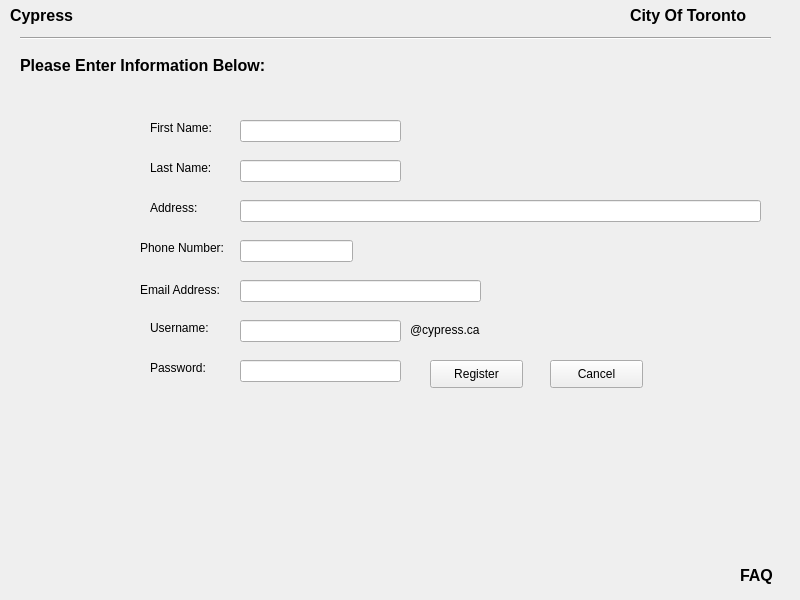
<?xml version="1.0" encoding="UTF-8"?>
<ui version="4.0">
 <class>MainWindow</class>
 <widget class="QMainWindow" name="MainWindow">
  <property name="geometry">
   <rect>
    <x>0</x>
    <y>0</y>
    <width>800</width>
    <height>600</height>
   </rect>
  </property>
  <property name="windowTitle">
   <string>MainWindow</string>
  </property>
  <widget class="QWidget" name="centralwidget">
   <widget class="QLabel" name="label">
    <property name="geometry">
     <rect>
      <x>10</x>
      <y>0</y>
      <width>81</width>
      <height>31</height>
     </rect>
    </property>
    <property name="text">
     <string>&lt;html&gt;&lt;head/&gt;&lt;body&gt;&lt;p&gt;&lt;span style=&quot; font-size:12pt; font-weight:600;&quot;&gt;Cypress&lt;/span&gt;&lt;/p&gt;&lt;/body&gt;&lt;/html&gt;</string>
    </property>
    <property name="scaledContents">
     <bool>true</bool>
    </property>
   </widget>
   <widget class="QLabel" name="label_2">
    <property name="geometry">
     <rect>
      <x>630</x>
      <y>0</y>
      <width>161</width>
      <height>31</height>
     </rect>
    </property>
    <property name="text">
     <string>&lt;html&gt;&lt;head/&gt;&lt;body&gt;&lt;p&gt;&lt;span style=&quot; font-size:12pt; font-weight:600;&quot;&gt;City Of Toronto&lt;/span&gt;&lt;/p&gt;&lt;/body&gt;&lt;/html&gt;</string>
    </property>
    <property name="scaledContents">
     <bool>true</bool>
    </property>
   </widget>
   <widget class="Line" name="line">
    <property name="geometry">
     <rect>
      <x>20</x>
      <y>30</y>
      <width>751</width>
      <height>16</height>
     </rect>
    </property>
    <property name="orientation">
     <enum>Qt::Horizontal</enum>
    </property>
   </widget>
   <widget class="QLabel" name="label_7">
    <property name="geometry">
     <rect>
      <x>740</x>
      <y>560</y>
      <width>41</width>
      <height>31</height>
     </rect>
    </property>
    <property name="text">
     <string>&lt;html&gt;&lt;head/&gt;&lt;body&gt;&lt;p&gt;&lt;span style=&quot; font-size:12pt; font-weight:600;&quot;&gt;FAQ&lt;/span&gt;&lt;/p&gt;&lt;/body&gt;&lt;/html&gt;</string>
    </property>
    <property name="scaledContents">
     <bool>true</bool>
    </property>
   </widget>
   <widget class="QLineEdit" name="lineEdit">
    <property name="geometry">
     <rect>
      <x>240</x>
      <y>160</y>
      <width>161</width>
      <height>22</height>
     </rect>
    </property>
   </widget>
   <widget class="QLineEdit" name="lineEdit_2">
    <property name="geometry">
     <rect>
      <x>240</x>
      <y>200</y>
      <width>521</width>
      <height>22</height>
     </rect>
    </property>
   </widget>
   <widget class="QLineEdit" name="lineEdit_3">
    <property name="geometry">
     <rect>
      <x>240</x>
      <y>240</y>
      <width>113</width>
      <height>22</height>
     </rect>
    </property>
   </widget>
   <widget class="QLineEdit" name="lineEdit_4">
    <property name="geometry">
     <rect>
      <x>240</x>
      <y>280</y>
      <width>241</width>
      <height>22</height>
     </rect>
    </property>
   </widget>
   <widget class="QLineEdit" name="lineEdit_6">
    <property name="geometry">
     <rect>
      <x>240</x>
      <y>120</y>
      <width>161</width>
      <height>22</height>
     </rect>
    </property>
   </widget>
   <widget class="QLineEdit" name="lineEdit_7">
    <property name="geometry">
     <rect>
      <x>240</x>
      <y>320</y>
      <width>161</width>
      <height>22</height>
     </rect>
    </property>
   </widget>
   <widget class="QLineEdit" name="lineEdit_8">
    <property name="geometry">
     <rect>
      <x>240</x>
      <y>360</y>
      <width>161</width>
      <height>22</height>
     </rect>
    </property>
   </widget>
   <widget class="QLabel" name="label_3">
    <property name="geometry">
     <rect>
      <x>20</x>
      <y>50</y>
      <width>341</width>
      <height>31</height>
     </rect>
    </property>
    <property name="text">
     <string>&lt;html&gt;&lt;head/&gt;&lt;body&gt;&lt;p&gt;&lt;span style=&quot; font-size:12pt; font-weight:600;&quot;&gt;Please Enter Information Below:&lt;/span&gt;&lt;/p&gt;&lt;/body&gt;&lt;/html&gt;</string>
    </property>
   </widget>
   <widget class="QLabel" name="label_4">
    <property name="geometry">
     <rect>
      <x>150</x>
      <y>120</y>
      <width>71</width>
      <height>16</height>
     </rect>
    </property>
    <property name="text">
     <string>First Name:</string>
    </property>
   </widget>
   <widget class="QLabel" name="label_5">
    <property name="geometry">
     <rect>
      <x>150</x>
      <y>160</y>
      <width>71</width>
      <height>16</height>
     </rect>
    </property>
    <property name="text">
     <string>Last Name:</string>
    </property>
   </widget>
   <widget class="QLabel" name="label_6">
    <property name="geometry">
     <rect>
      <x>150</x>
      <y>200</y>
      <width>55</width>
      <height>16</height>
     </rect>
    </property>
    <property name="text">
     <string>Address:</string>
    </property>
   </widget>
   <widget class="QLabel" name="label_8">
    <property name="geometry">
     <rect>
      <x>140</x>
      <y>240</y>
      <width>91</width>
      <height>16</height>
     </rect>
    </property>
    <property name="text">
     <string>Phone Number:</string>
    </property>
   </widget>
   <widget class="QLabel" name="label_9">
    <property name="geometry">
     <rect>
      <x>140</x>
      <y>280</y>
      <width>91</width>
      <height>20</height>
     </rect>
    </property>
    <property name="text">
     <string>Email Address:</string>
    </property>
   </widget>
   <widget class="QLabel" name="label_10">
    <property name="geometry">
     <rect>
      <x>150</x>
      <y>320</y>
      <width>71</width>
      <height>16</height>
     </rect>
    </property>
    <property name="text">
     <string>Username:</string>
    </property>
   </widget>
   <widget class="QLabel" name="label_11">
    <property name="geometry">
     <rect>
      <x>150</x>
      <y>360</y>
      <width>71</width>
      <height>16</height>
     </rect>
    </property>
    <property name="text">
     <string>Password:</string>
    </property>
   </widget>
   <widget class="QLabel" name="label_12">
    <property name="geometry">
     <rect>
      <x>410</x>
      <y>320</y>
      <width>81</width>
      <height>20</height>
     </rect>
    </property>
    <property name="text">
     <string>@cypress.ca</string>
    </property>
   </widget>
   <widget class="QPushButton" name="pushButton">
    <property name="geometry">
     <rect>
      <x>430</x>
      <y>360</y>
      <width>93</width>
      <height>28</height>
     </rect>
    </property>
    <property name="text">
     <string>Register</string>
    </property>
   </widget>
   <widget class="QPushButton" name="pushButton_2">
    <property name="geometry">
     <rect>
      <x>550</x>
      <y>360</y>
      <width>93</width>
      <height>28</height>
     </rect>
    </property>
    <property name="text">
     <string>Cancel</string>
    </property>
   </widget>
  </widget>
 </widget>
 <resources/>
 <connections/>
</ui>
